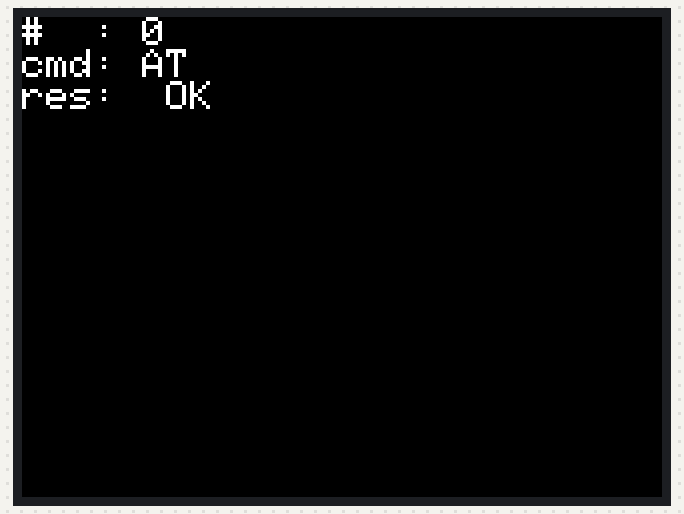
The sketch below on a simulated ESP32-S3. On the bench: 320×240 colour display. The modem accepts every AT command (registered, SIM ready, sends succeed) and sends nothing else.

Above: at 0.4 s.
At 8.8 s:
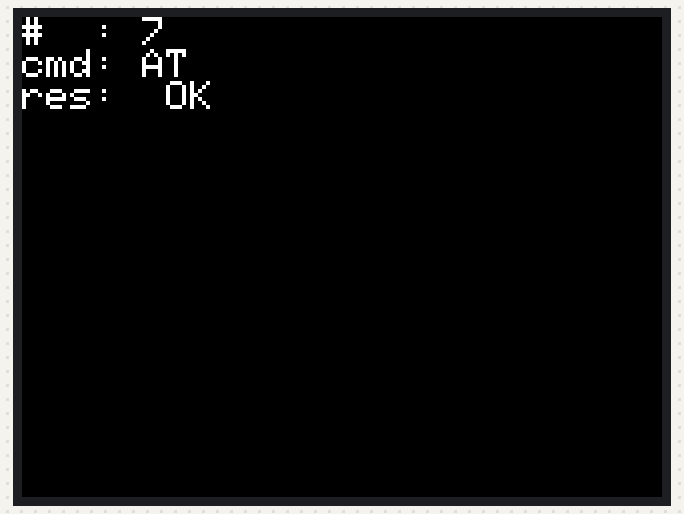
At 17.3 s:
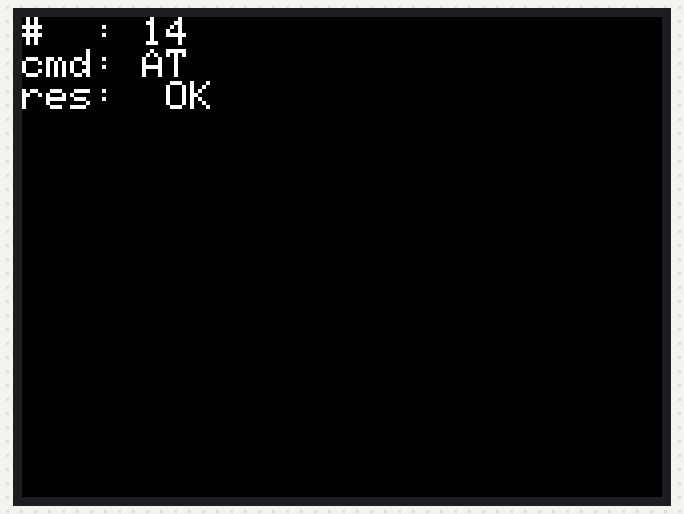
At 18.5 s:
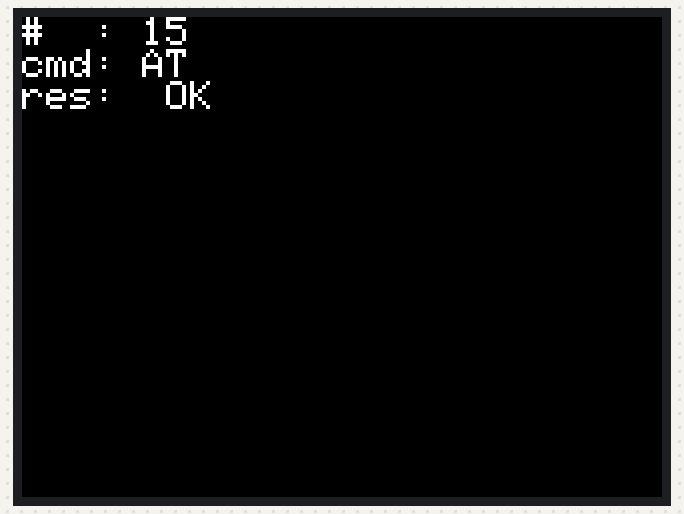
At 28.1 s:
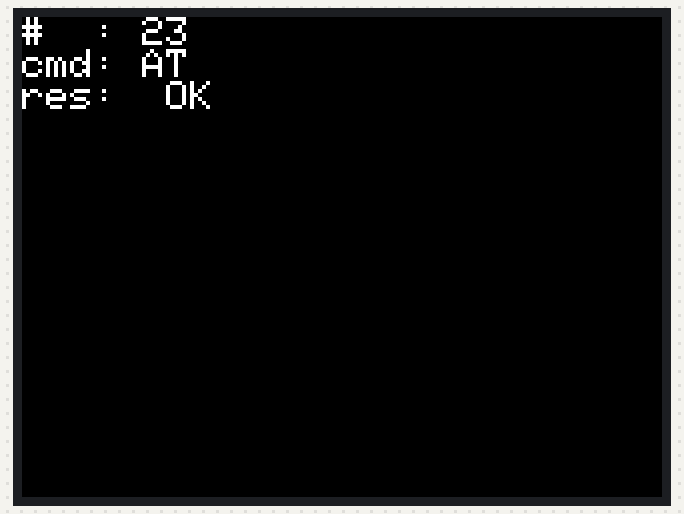
At 37.8 s:
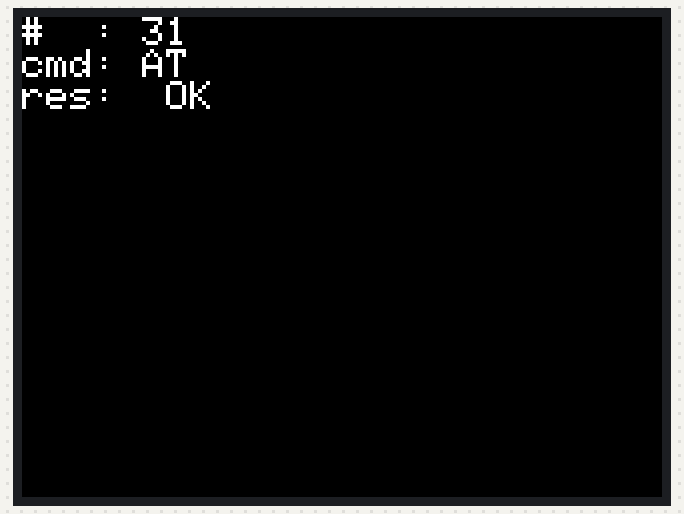

Measured:
- what the display in image 2 shows lasts 1.2 s, from 17.2 s to 18.4 s

The sketch:

COMLTETest.ino
```cpp
// (licence header left out)
// Note: set DIP switch 16 and 17 to ON position in COM.LTE(4G) module
#define RX_PIN      18
#define TX_PIN      17

#include "M5CoreS3.h"

String myCmd = "";
String myRes = "";
int myCount = 0;

void setup()
{
  auto cfg = M5.config();
  CoreS3.begin(cfg);
  CoreS3.Display.setTextSize(2);
  Serial2.begin(115200, SERIAL_8N1, RX_PIN, TX_PIN);
}

void loop()
{
  myCmd = "AT\r";
  Serial2.print(myCmd);
  delay(100);
  myRes = "";
  while(Serial2.available() > 0)
  {
    myRes += Serial2.readStringUntil('\n') + " ";
    delay(10);
  }
  CoreS3.Display.clear();
  CoreS3.Display.setCursor(0, 0);
  CoreS3.Display.printf("#  : %d\n", myCount++);
  CoreS3.Display.printf("cmd: %s\n", myCmd.c_str());
  CoreS3.Display.printf("res: %s\n", myRes.c_str());
  delay(1000);
}
```
